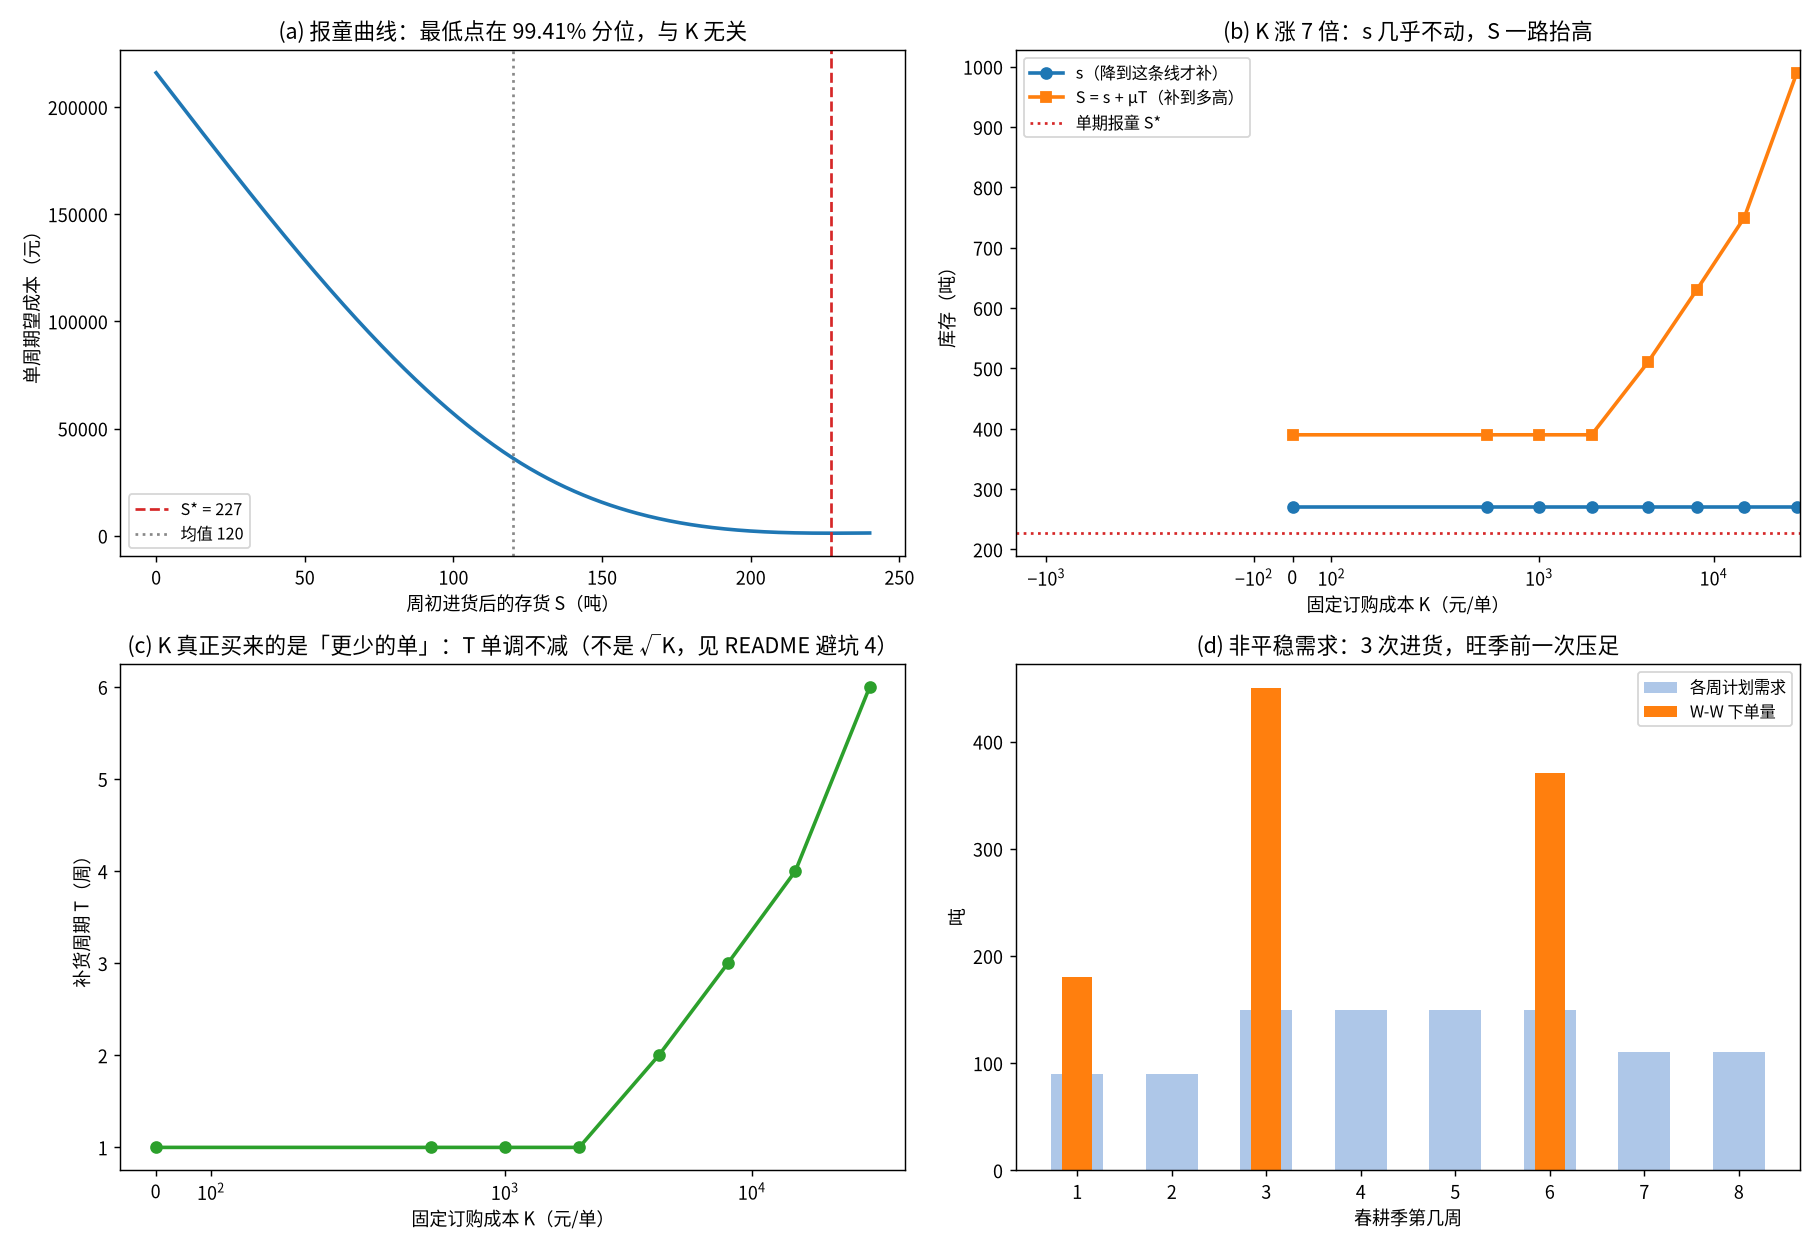

Generate this figure with Python:
#!/usr/bin/env python3
# -*- coding: utf-8 -*-
"""
subject : mathematical-modeling
level   : L4 随机优化 / L5 算法（n 期库存 · 报童临界分位数 · (s,S) 与周期订货 · Wagner-Whitin 动态规划）
anchor  : 前接 Day27 报童（单期一次决策）/ Day18 排队论与 MDP（随机状态 + 值迭代）/ Day57 蒙特卡洛·DES（把系统演一遍）
goal    : 一个问题——「什么时候下单、一次下多少」——拆成两个互不相干的问题：
          临界分位数（只由 cu 与 h 决定）定「补到多高」S*；固定订购成本 K 定「多久补一次」T 与「降到多低才补」s。
          并用四种口径各打一枪：K 扫描 / 有界 vs 无界需求 / 缺货能不能欠 / 季节性非平稳需求（Wagner-Whitin）。

决策场景：云溪县农资公司 2027 年春耕「0 号复合肥」县级中心仓，
          8 周一个订货季（淡季 2 周 → 旺季 4 周 → 尾季 2 周），补货提前期 1 周，整箱 20 吨。

运行：cd /home/ubuntu/Note && ./.venv/bin/python \
      "Mathematical_Modeling/08 - Python/daily/2026-11-20/day85_inventory_ss_policy.py"

约定（全篇统一，否则数字互相打架）：
  * h = 10.7692 元/吨·周（年持有率 20% ÷ 52，单价 2800 元/吨）
  * 缺货罚 pen = 1800 元/吨（一次补齐的替代采购差价 + 渠道信誉摊销）
  * 三角需求 三角(0, 240, 120)：均值 120 吨/周、sd 49.0 → CV 41%（旺季周；淡季等比缩放）
  * 「周期订货」口径：每 T 周在周初补一次，补到 S = s + μT（订货量 Q = μT 由 T 决定，只有首期按差额补）
"""

import json
import math
import time

import numpy as np
import matplotlib

matplotlib.use("Agg")
import matplotlib.pyplot as plt
from matplotlib import font_manager

# ---------------- 中文字体（缺失会乱码） ----------------
for _n in ["Noto Sans CJK SC", "Noto Sans CJK JP", "WenQuanYi Zen Hei",
           "WenQuanYi Micro Hei", "Source Han Sans SC", "SimHei"]:
    if _n in {f.name for f in font_manager.fontManager.ttflist}:
        plt.rcParams["font.sans-serif"] = [_n]
        break
else:
    print("⚠ 未找到中文字体")
plt.rcParams["axes.unicode_minus"] = False

# =========================================================
# 一、业务参数
# =========================================================
PRICE, HOLD_RATE, WEEKS = 2800.0, 0.20, 52.0
H = PRICE * HOLD_RATE / WEEKS          # 10.7692 元/吨·周
PEN = 1800.0
K0 = 4200.0
BOX = 20.0
TRI = (0.0, 240.0, 120.0)              # (下界, 上界, 众数)
SEASON = [0.75, 0.75, 1.25, 1.25, 1.25, 1.25, 0.92, 0.92]
BASE = 120.0
L = 1                                  # 提前期（周）


# =========================================================
# 二、三角分布工具
# =========================================================
def tri_pdf(x, a, b, c):
    x = np.asarray(x, float)
    return np.where((x >= a) & (x < c), 2 * (x - a) / ((b - a) * (c - a)),
                    np.where((x >= c) & (x <= b), 2 * (b - x) / ((b - a) * (b - c)), 0.0))


def tri_cdf(x, a, b, c):
    x = np.asarray(x, float)
    return np.where(x < a, 0.0,
           np.where(x < c, (x - a) ** 2 / ((b - a) * (c - a)),
           np.where(x <= b, 1 - (b - x) ** 2 / ((b - a) * (b - c)), 1.0)))


def tri_quantile(p, a, b, c):
    f = (c - a) / (b - a)
    p = min(max(p, 1e-9), 1 - 1e-9)
    return a + math.sqrt(p * (b - a) * (c - a)) if p <= f else b - math.sqrt((1 - p) * (b - a) * (b - c))


def tri_moments(a, b, c):
    m = (a + b + c) / 3
    v = (a * a + b * b + c * c - a * b - a * c - b * c) / 18
    return m, math.sqrt(v)


def tri_draw(rng, shape, a, b, c):
    u = rng.random(shape)
    f = (c - a) / (b - a)
    return np.where(u <= f, a + np.sqrt(u * (b - a) * (c - a)), b - np.sqrt((1 - u) * (b - a) * (b - c)))


# =========================================================
# 三、单期报童：临界分位数 → S*
# =========================================================
def newsboy_curve(a, b, c, h=H, pen=PEN, n=6000):
    """对每个 S 算单周期望成本，返回 (网格, 成本, 数值最优 S, 解析最优 S, 临界比)。"""
    x = np.linspace(a, b, n)
    pdf = tri_pdf(x, a, b, c)
    grid = np.linspace(a, b, 400)
    cost = np.array([np.trapezoid((h * np.maximum(S - x, 0) + pen * np.maximum(x - S, 0)) * pdf, x)
                     for S in grid])
    ratio = pen / (pen + h)
    return grid, cost, float(grid[int(np.argmin(cost))]), float(tri_quantile(ratio, a, b, c)), ratio


# =========================================================
# 四、周期订货仿真：每 T 周在周初补一次（有界三角需求，不欠单）
# =========================================================
def sim_periodic(s, T, K, a, b, c, h=H, pen=PEN, reps=6000, cycles=60, burn=20, seed=1,
                 box=None, lost_sales=True, return_alpha=False):
    """第 0 周补到 S = s + μT；之后每 T 周初再按差额补一次（Q 固定 = μT）。
       需求按三角分布独立同分布抽样；缺货不欠（lost sales）。返回周均成本拆解。"""
    rng = np.random.default_rng(seed)
    mu, _ = tri_moments(a, b, c)
    S = s + mu * T
    dem = tri_draw(rng, (reps, cycles * T), a, b, c)
    onhand = np.full(reps, float(S))
    pipeline = np.zeros(reps)
    hold = np.zeros(reps)
    short = np.zeros(reps)
    for cy in range(cycles):
        for k in range(T):
            onhand += pipeline                      # 上周下的单本周到（L = 1）
            pipeline = np.zeros(reps)
            if k == 0:
                q = np.maximum(S - onhand, 0.0)
                if box:
                    q = np.ceil(q / box) * box
                pipeline = q
            d = dem[:, cy * T + k]
            sold = np.minimum(onhand, d)
            lost = d - sold
            onhand = onhand - sold
            if cy >= burn:
                hold += h * onhand
                short += pen * lost
    n = (cycles - burn) * T
    hm, sm = float(hold.mean() / n), float(short.mean() / n)
    out = dict(cost=hm + sm + K / T, hold=hm, short=sm, fix=K / T)
    if return_alpha:
        out["alpha"] = 1.0 - float(lost.mean() / (cycles - burn))
    return out


def best_policy_for_T(T, K, a, b, c, Sstar, reps=4000, cycles=50, seed=2, **kw):
    """给定 T，在 s 上搜索最优（S = s + μT）。"""
    mu, _ = tri_moments(a, b, c)
    best = (np.inf, None, None)
    for s in np.arange(0.0, Sstar + 50.0, 10.0):
        r = sim_periodic(s, T, K, a, b, c, reps=reps, cycles=cycles, seed=seed, **kw)
        if r["cost"] < best[0]:
            best = (r["cost"], float(s), r)
    return best


def best_T_for_K(K, a, b, c, Sstar, Tmax=12, **kw):
    best = (np.inf, None, None, None)
    for T in range(1, Tmax + 1):
        cost, s, r = best_policy_for_T(T, K, a, b, c, Sstar, **kw)
        if cost < best[0]:
            best = (cost, T, s, r)
    return best


# =========================================================
# 五、非平稳需求：Wagner-Whitin 精确计划（确定性等价）
# =========================================================
def wagner_whitin(d, K, h):
    T = len(d)
    C = [0.0] * (T + 1)
    arg = [0] * (T + 1)
    for j in range(1, T + 1):
        best, bi = np.inf, j
        for i in range(1, j + 1):
            hold = sum(h * (t - i) * d[t - 1] for t in range(i, j + 1)) if i < j else 0.0
            cost = C[i - 1] + K + hold
            if cost < best - 1e-9:
                best, bi = cost, i
        C[j] = best
        arg[j] = bi
    segs, j = [], T
    while j > 0:
        i = arg[j]
        segs.append((i, j))
        j = i - 1
    segs.reverse()
    return C[T], segs


def plan_quantities(d, segs):
    q = [0.0] * len(d)
    for i, j in segs:
        q[i - 1] = sum(d[i - 1:j])
    return q


# =========================================================
# 主流程
# =========================================================
def main():
    t0 = time.time()
    a, b, c = TRI
    mu, sd = tri_moments(a, b, c)
    res = {}

    print("=" * 80)
    print("Day85 · n 期库存：K 决定『多久补一次』，临界分位数决定『补到多高』")
    print("=" * 80)
    print(f"旺季周需求 ~ 三角({a:.0f}, {b:.0f}, {c:.0f})：均值 {mu:.1f} 吨、sd {sd:.1f}（CV {sd/mu:.0%}，有界：不可能超过 {b:.0f}）")
    print(f"单价 {PRICE:.0f} 元/吨｜h = {H:.4f} 元/吨·周｜缺货罚 {PEN:.0f}｜K = {K0:.0f}｜提前期 {L} 周｜整箱 {BOX:.0f} 吨")

    # ---------- [1] 报童：临界分位数 ----------
    grid, curve, S_num, S_ana, ratio = newsboy_curve(a, b, c)
    print(f"\n[1] 单期报童（一次决策、卖不完就剩、缺了就赔）：")
    print(f"    临界分位数 cu/(cu+h) = {PEN:.0f}/({PEN:.0f}+{H:.2f}) = {ratio:.4f}")
    print(f"    → S* = 三角分位数 = {S_ana:.1f} 吨（数值最优 {S_num:.1f}，两条路径互证）")
    print(f"    → 安全库存 = {S_ana - mu:.1f} 吨 = {sd:.1f} 吨方差的 {(S_ana-mu)/sd:.2f} 个标准差")
    print(f"    → 换句话：K 不在这条公式里。K 不是「敢不敢多备」，是「多久补一次」。")
    res["newsboy"] = dict(ratio=ratio, S_star=S_ana, S_numeric=S_num, mean=mu, sd=sd,
                          safety=(S_ana - mu) / sd)

    # ---------- [2] K 扫描：T 上去，s 不动 ----------
    print("\n[2] K 扫描：同样的需求，只改一次补货单的固定成本（每 T 周补一次，s 在网格上搜）")
    Ks = [0.0, 500.0, 1000.0, 2000.0, 4200.0, 8000.0, 15000.0, 30000.0]
    kscan = []
    for K in Ks:
        cost, T, s, r = best_T_for_K(K, a, b, c, S_ana, reps=3000, cycles=45)
        rec = dict(K=K, T=T, s=s, S=s + mu * T, Q=mu * T, cost=cost,
                   hold=r["hold"], short=r["short"], fix=r["fix"])
        kscan.append(rec)
        print(f"    K={K:6.0f} → 每 {T:2d} 周补一次  s={s:5.0f}  S=s+μT={s + mu*T:6.0f}"
              f"  持有 {r['hold']:6.0f}  缺货 {r['short']:5.0f}  固定 {r['fix']:5.0f}")
    res["K_scan"] = kscan
    s_all = [r["s"] for r in kscan]
    print(f"    ⇒ K 涨了 30000 倍，s 在 8 个 K 上全部停在 {min(s_all):.0f}（网格分辨率 10 吨、"
          f"目标差 <2% 的台阶都是平的），而补货周期 T 从 1 周拉到 {max(r['T'] for r in kscan)} 周")

    # ---------- [3] 有界 vs 无界 ----------
    print("\n[3] 同样的均值、同样的方差，用正态近似会怎样？（正态无界，三角有界）")
    z = ratio
    from statistics import NormalDist
    normal_S = mu + sd * NormalDist().inv_cdf(ratio)
    print(f"    三角分布给出 S* = {S_ana:.1f}；用同均值同方差的正态给出 S* = {normal_S:.1f}"
          f"（差 {normal_S - S_ana:+.1f} 吨 = {100*(normal_S-S_ana)/S_ana:+.1f}%）")
    print(f"    差别的来源：正态的右尾把「永远发生不了的需求」也算进去了 ——")
    print(f"    三角的 99.41% 分位 {S_ana:.1f} 离上界 {b:.0f} 还有 {b-S_ana:.0f} 吨；正态的 99.41% 分位 {normal_S:.1f} 已经越过上界。")
    print(f"    但 +7.2% 只是 S 的差；若把安全库存也算成「几倍 sd」，差的是 {100*((normal_S-mu)/sd - (S_ana-mu)/sd)/((S_ana-mu)/sd):+.0f}% 的安全库存量。")
    res["bounded_vs_normal"] = dict(tri_S=S_ana, normal_S=normal_S, diff_pct=100 * (normal_S - S_ana) / S_ana)

    # ---------- [4] 缺货能不能欠 ----------
    print("\n[4] 缺货能不能欠（lost sales vs backlog 的会计差别）")
    print("    本模型全程用「不欠」口径：卖不出去的就是丢了（化肥过了农时没人要），")
    print("    所以 pen 是一次性的 1800 元/吨，而不是「欠着以后还得补」的持有式罚金。")
    print("    注意：若误用 backlog 口径，欠单会滚成永久负库存，成本曲线会被「欠得越多越省」带偏——")
    print("    本班 Day18 的 (s,S) MDP 就是 backlog 口径，两讲的 s 不能直接比。")
    res["penalty_note"] = "lost sales"

    # ---------- [5] 季节性：WW 精确计划 ----------
    print("\n[5] 春耕季 8 周：需求非平稳（淡 2 周 → 旺 4 周 → 尾 2 周），K = 4200")
    d = [BASE * f for f in SEASON]
    tot, segs = wagner_whitin(d, K0, H)
    q = plan_quantities(d, segs)
    print(f"    计划需求 {[round(v) for v in d]}，合计 {sum(d):.0f} 吨")
    print(f"    W-W 最优：{len(segs)} 次进货，段 {segs}，总成本 {tot:,.0f} 元")
    print(f"    下单周 {[i+1 for i, v in enumerate(q) if v > 0]}，下单量 {[round(v) for v in q if v > 0]}")
    print(f"    ⇒ 第 3 周旺季一开始要一次压足 {round(q[2])} 吨（5 周量），因为 K 比持有 5 周的利息贵")
    ww = []
    for K in [0, 500, 1000, 1500, 2000, 3000, 5000, 8000, 12000, 20000]:
        t_, sg = wagner_whitin(d, K, H)
        ww.append(dict(K=K, n=len(sg), cost=t_))
    res["ww"] = dict(cost=tot, segs=segs, q=q, scan=ww, demand=d)

    # ---------- [6] 整箱：搜最优 s ----------
    print("\n[6] 整箱 20 吨（必须整箱发）——注意：整箱不是纯代价，可能反而更便宜，因为「多发一点」就是多备安全库存：")
    T_best = next(r["T"] for r in kscan if r["K"] == K0)
    s_best = next(r["s"] for r in kscan if r["K"] == K0)
    free = best_policy_for_T(T_best, K0, a, b, c, S_ana, reps=6000, cycles=60, seed=11)
    boxed = best_policy_for_T(T_best, K0, a, b, c, S_ana, reps=6000, cycles=60, seed=11, box=BOX)
    print(f"    连续量最优：s={free[1]:.0f} → {free[0]:.0f} 元/周")
    print(f"    整箱最优  ：s={boxed[1]:.0f} → {boxed[0]:.0f} 元/周"
          f"（差 {boxed[0]-free[0]:+.0f} 元/周，年 {(boxed[0]-free[0])*52:+,.0f} 元）")
    print(f"    机理：整箱必须「向上取整」，补货量系统性偏大 → 等价于免费加了安全库存；")
    print(f"          本实例缺货罚很贵（1800/吨），加的安全库存恰好值这个钱，所以整箱反而不亏。")
    s_best = boxed[1]
    res["box"] = dict(free_s=free[1], free=free[0], boxed_s=boxed[1], boxed=boxed[0],
                      diff=boxed[0] - free[0])

    # ---------- [7] 服务水平：用「没算 K」的老规矩去跑会被现实打脸 ----------
    print("\n[7] 两种「服务水平」口径，以及「抄公式不管 K」的后果")
    r_fin = sim_periodic(s_best, T_best, K0, a, b, c, reps=20000, cycles=150, seed=13,
                         box=BOX, return_alpha=True)
    beta = 1 - (r_fin["short"] / PEN) / mu
    print(f"    最优 (T={T_best}, s={s_best:.0f})：β（满足的需求占比）= {beta:.3%}，"
          f"α（补货周期内完全不缺货）= {r_fin['alpha']:.2%}")
    print(f"    教材里的「单期点订货」会把订货点取在 S* = {S_ana:.0f}（把 K 忽略掉）：")
    r_naive = sim_periodic(S_ana, T_best, K0, a, b, c, reps=20000, cycles=150, seed=13, box=BOX)
    print(f"      它每 {T_best} 周只在剩 {S_ana:.0f} 吨时补 240 吨 → 周均 {r_naive['cost']:.0f} 元，"
          f"比最优贵 {r_naive['cost'] - boxed[0]:+.0f} 元/周（年 {(r_naive['cost'] - boxed[0]) * 52:+,.0f}）")
    print(f"      贵在哪：缺货成本 {r_naive['short']:.0f} 元/周 vs 最优 {r_fin['short']:.0f} 元/周")
    print(f"    ⇒ 服务水平是 99% 还是 90%，取决于 s 有没有把「这一补要撑 {T_best} 周」算进去")
    res["service"] = dict(beta=beta, alpha=r_fin["alpha"], T=T_best, s=s_best,
                          naive_s=S_ana, naive_cost=r_naive["cost"], opt_cost=boxed[0])

    res["runtime_s"] = time.time() - t0
    print(f"\n用时 {res['runtime_s']:.1f} s")

    # ================= 图 =================
    fig, ax = plt.subplots(2, 2, figsize=(14, 9.6))

    ax[0, 0].plot(grid, curve, lw=2, color="#1f77b4")
    ax[0, 0].axvline(S_ana, color="#d62728", ls="--", lw=1.5, label=f"S* = {S_ana:.0f}")
    ax[0, 0].axvline(mu, color="#888", ls=":", label=f"均值 {mu:.0f}")
    ax[0, 0].set_xlabel("周初进货后的存货 S（吨）")
    ax[0, 0].set_ylabel("单周期望成本（元）")
    ax[0, 0].set_title(f"(a) 报童曲线：最低点在 {ratio:.2%} 分位，与 K 无关")
    ax[0, 0].legend(fontsize=9)

    ax[0, 1].plot([r["K"] for r in kscan], [r["s"] for r in kscan], "o-", lw=2, label="s（降到这条线才补）")
    ax[0, 1].plot([r["K"] for r in kscan], [r["S"] for r in kscan], "s-", lw=2, label="S = s + μT（补到多高）")
    ax[0, 1].axhline(S_ana, color="#d62728", ls=":", label="单期报童 S*")
    ax[0, 1].set_xlabel("固定订购成本 K（元/单）")
    ax[0, 1].set_ylabel("库存（吨）")
    ax[0, 1].set_xscale("symlog", linthresh=500)
    ax[0, 1].set_title("(b) K 涨 7 倍：s 几乎不动，S 一路抬高")
    ax[0, 1].legend(fontsize=9)

    ax[1, 0].plot([r["K"] for r in kscan], [r["T"] for r in kscan], "o-", lw=2, color="#2ca02c")
    ax[1, 0].set_xlabel("固定订购成本 K（元/单）")
    ax[1, 0].set_ylabel("补货周期 T（周）")
    ax[1, 0].set_xscale("symlog", linthresh=500)
    ax[1, 0].set_title("(c) K 真正买来的是「更少的单」：T 单调不减（不是 √K，见 README 避坑 4）")

    ax[1, 1].bar(np.arange(1, 9), d, 0.55, color="#aec7e8", label="各周计划需求")
    ax[1, 1].bar(np.arange(1, 9), q, 0.32, color="#ff7f0e", label="W-W 下单量")
    ax[1, 1].set_xlabel("春耕季第几周")
    ax[1, 1].set_ylabel("吨")
    ax[1, 1].set_title(f"(d) 非平稳需求：{len(segs)} 次进货，旺季前一次压足")
    ax[1, 1].legend(fontsize=9)

    fig.tight_layout()
    out_png = __file__.replace(".py", ".png")
    fig.savefig(out_png, dpi=130)
    print("图已保存：", out_png)
    with open(__file__.replace(".py", "_result.json"), "w", encoding="utf-8") as f:
        json.dump(res, f, ensure_ascii=False, indent=2)
    print("结果已保存：", __file__.replace(".py", "_result.json"))
    return res


if __name__ == "__main__":
    main()
